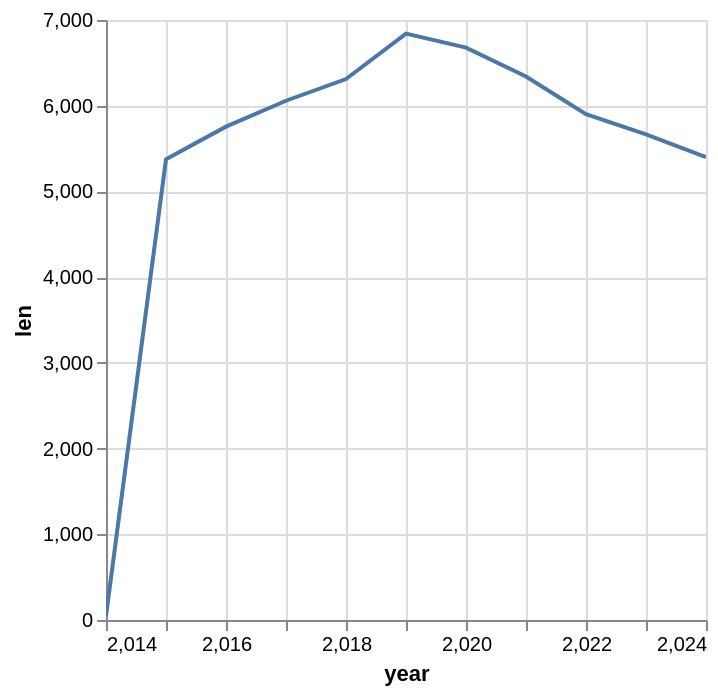

The cell this chart's notebook holds for it:
### Code cell
panel_common_2019_2020.filter(
    pl.col('is_employed_no_disablity') == 1
).group_by('year').len().plot.line(x='year', y='len')

### Figure 1 — Vega specification as saved in the notebook (floating-point values rounded to 4 significant figures)
{"$schema": "https://vega.github.io/schema/vega/v6.json", "data": [{"name": "param_1e9efca18e7a2868_store"}, {"name": "source_0", "values": [{"len": 6058, "year": 2017.0}, {"len": 6311, "year": 2018.0}, {"len": 5401, "year": 2024.0}, {"len": 48, "year": 2014.0}, {"len": 6678, "year": 2020.0}, {"len": 5375, "year": 2015.0}, {"len": 5901, "year": 2022.0}, {"len": 5756, "year": 2016.0}, {"len": 5665, "year": 2023.0}, {"len": 6842, "year": 2019.0}, {"len": 6340, "year": 2021.0}]}, {"name": "source_0_x_domain_year", "values": [{"min": 2014.0, "max": 2024.0}]}, {"name": "source_0_y_domain_len", "values": [{"min": 48, "max": 6842}]}], "signals": [{"name": "unit", "value": {}, "on": [{"events": "pointermove", "update": "isTuple(group()) ? group() : unit"}]}, {"name": "param_1e9efca18e7a2868", "update": "vlSelectionResolve(\"param_1e9efca18e7a2868_store\", \"union\")"}, {"name": "param_1e9efca18e7a2868_year", "on": [{"events": [{"source": "view", "type": "dblclick"}], "update": "null"}, {"events": {"signal": "param_1e9efca18e7a2868_translate_delta"}, "update": "panLinear(param_1e9efca18e7a2868_translate_anchor.extent_x, -param_1e9efca18e7a2868_translate_delta.x / width)"}, {"events": {"signal": "param_1e9efca18e7a2868_zoom_delta"}, "update": "zoomLinear(domain(\"x\"), param_1e9efca18e7a2868_zoom_anchor.x, param_1e9efca18e7a2868_zoom_delta)"}]}, {"name": "param_1e9efca18e7a2868_len", "on": [{"events": [{"source": "view", "type": "dblclick"}], "update": "null"}, {"events": {"signal": "param_1e9efca18e7a2868_translate_delta"}, "update": "panLinear(param_1e9efca18e7a2868_translate_anchor.extent_y, param_1e9efca18e7a2868_translate_delta.y / height)"}, {"events": {"signal": "param_1e9efca18e7a2868_zoom_delta"}, "update": "zoomLinear(domain(\"y\"), param_1e9efca18e7a2868_zoom_anchor.y, param_1e9efca18e7a2868_zoom_delta)"}]}, {"name": "param_1e9efca18e7a2868_tuple", "on": [{"events": [{"signal": "param_1e9efca18e7a2868_year || param_1e9efca18e7a2868_len"}], "update": "param_1e9efca18e7a2868_year && param_1e9efca18e7a2868_len ? {unit: \"\", fields: param_1e9efca18e7a2868_tuple_fields, values: [param_1e9efca18e7a2868_year,param_1e9efca18e7a2868_len]} : null"}]}, {"name": "param_1e9efca18e7a2868_tuple_fields", "value": [{"field": "year", "channel": "x", "type": "R"}, {"field": "len", "channel": "y", "type": "R"}]}, {"name": "param_1e9efca18e7a2868_translate_anchor", "value": {}, "on": [{"events": [{"source": "scope", "type": "pointerdown"}], "update": "{x: x(unit), y: y(unit), extent_x: domain(\"x\"), extent_y: domain(\"y\")}"}]}, {"name": "param_1e9efca18e7a2868_translate_delta", "value": {}, "on": [{"events": [{"source": "window", "between": [{"source": "scope", "type": "pointerdown"}, {"source": "window", "type": "pointerup"}], "type": "pointermove", "consume": true}], "update": "{x: param_1e9efca18e7a2868_translate_anchor.x - x(unit), y: param_1e9efca18e7a2868_translate_anchor.y - y(unit)}"}]}, {"name": "param_1e9efca18e7a2868_zoom_anchor", "on": [{"events": [{"source": "scope", "type": "wheel", "consume": true}], "update": "{x: invert(\"x\", x(unit)), y: invert(\"y\", y(unit))}"}]}, {"name": "param_1e9efca18e7a2868_zoom_delta", "on": [{"events": [{"source": "scope", "type": "wheel", "consume": true}], "update": "pow(1.001, event.deltaY * pow(16, event.deltaMode))", "force": true}]}, {"name": "param_1e9efca18e7a2868_modify", "on": [{"events": {"signal": "param_1e9efca18e7a2868_tuple"}, "update": "modify(\"param_1e9efca18e7a2868_store\", param_1e9efca18e7a2868_tuple, true)"}]}], "marks": [{"type": "line", "name": "marks", "from": {"data": "source_0"}, "sort": {"field": "x"}, "encode": {"update": {"y": {"field": "len", "scale": "y"}, "tooltip": {"signal": "{\"year\": format(datum[\"year\"], \"\"), \"len\": format(datum[\"len\"], \"\")}"}, "defined": {"signal": "isValid(datum[\"year\"]) && isFinite(+datum[\"year\"]) && isValid(datum[\"len\"]) && isFinite(+datum[\"len\"])"}, "x": {"field": "year", "scale": "x"}, "stroke": {"value": "#4c78a8"}}}, "interactive": true, "clip": true, "style": ["line"]}], "scales": [{"name": "x", "type": "linear", "domain": [{"signal": "(data(\"source_0_x_domain_year\")[0] || {}).min"}, {"signal": "(data(\"source_0_x_domain_year\")[0] || {}).max"}], "range": [0, {"signal": "width"}], "nice": true, "zero": false, "domainRaw": {"signal": "param_1e9efca18e7a2868[\"year\"]"}}, {"name": "y", "type": "linear", "domain": [{"signal": "(data(\"source_0_y_domain_len\")[0] || {}).min"}, {"signal": "(data(\"source_0_y_domain_len\")[0] || {}).max"}], "range": [{"signal": "height"}, 0], "domainRaw": {"signal": "param_1e9efca18e7a2868[\"len\"]"}, "zero": true, "nice": true}], "axes": [{"scale": "x", "aria": false, "domain": false, "grid": true, "tickCount": {"signal": "ceil(width/40)"}, "gridScale": "y", "maxExtent": 0, "minExtent": 0, "ticks": false, "zindex": 0, "labels": false, "orient": "bottom"}, {"scale": "y", "tickCount": {"signal": "ceil(height/40)"}, "aria": false, "maxExtent": 0, "ticks": false, "zindex": 0, "grid": true, "orient": "left", "gridScale": "x", "minExtent": 0, "labels": false, "domain": false}, {"scale": "x", "labelFlush": true, "title": "year", "orient": "bottom", "tickCount": {"signal": "ceil(width/40)"}, "grid": false, "labelOverlap": true, "zindex": 0}, {"scale": "y", "zindex": 0, "grid": false, "title": "len", "labelOverlap": true, "orient": "left", "tickCount": {"signal": "ceil(height/40)"}}], "padding": 5, "width": 300, "background": "white", "height": 300, "style": "cell"}
